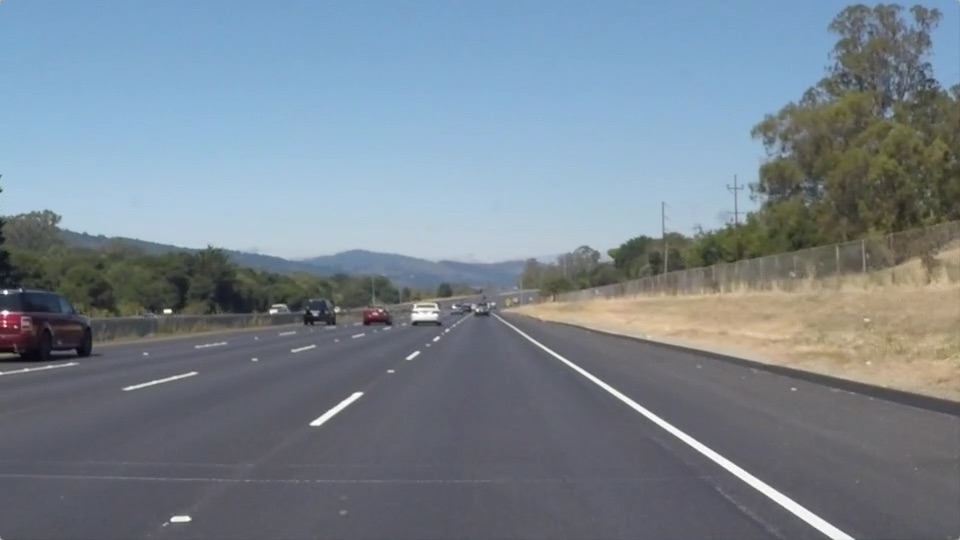
#> input picture datas/land-line/solidWhiteRight.jpg, 960 x 540 px
$ python -i right-white-line.py   (imports and definitions only)
#> lines starting #> are read from the running program, lines starting #| are printed output that depends on the picture; after the words box and inside, x2 and y2 are one past the last pixel; in counts of white or black regions, pixels touching at a corner belong together
#> further down, picture is the input picture: shape (540, 960, 3); mean B, G, R 143.7, 132.6, 120.3
#coding:utf-8
import matplotlib.pyplot as plt
import matplotlib.image as mpimg
import numpy as np
import cv2
import math

#reading in an image
# [6 lines not run here, left out]

'''
Some OpenCV functions (beyond those introduced in the lesson) that might be useful for this project are:

cv2.inRange() for color selection
cv2.fillPoly() for regions selection
cv2.line() to draw lines on an image given endpoints
cv2.addWeighted() to coadd / overlay two images cv2.cvtColor() to grayscale or change color cv2.imwrite() to output images to file
cv2.bitwise_and() to apply a mask to an image

Check out the OpenCV documentation to learn about these and discover even more awesome functionality!
'''

# [6 lines left out: function grayscale, not called in this run]

def canny(img, low_threshold, high_threshold):
    """Applies the Canny transform"""
    return cv2.Canny(img, low_threshold, high_threshold)

def gaussian_blur(img, kernel_size):
    """Applies a Gaussian Noise kernel"""
    return cv2.GaussianBlur(img, (kernel_size, kernel_size), 0)

# [172 lines left out: functions region_of_interest, draw_lines, hough_lines, weighted_img, not called in this run]


def filter_colors(image):
    """
    Filter the image to include only yellow and white pixels
    """
    # Filter white pixels
    white_threshold = 200
    lower_white = np.array([white_threshold, white_threshold, white_threshold])
    upper_white = np.array([255, 255, 255])
    white_mask = cv2.inRange(image, lower_white, upper_white)
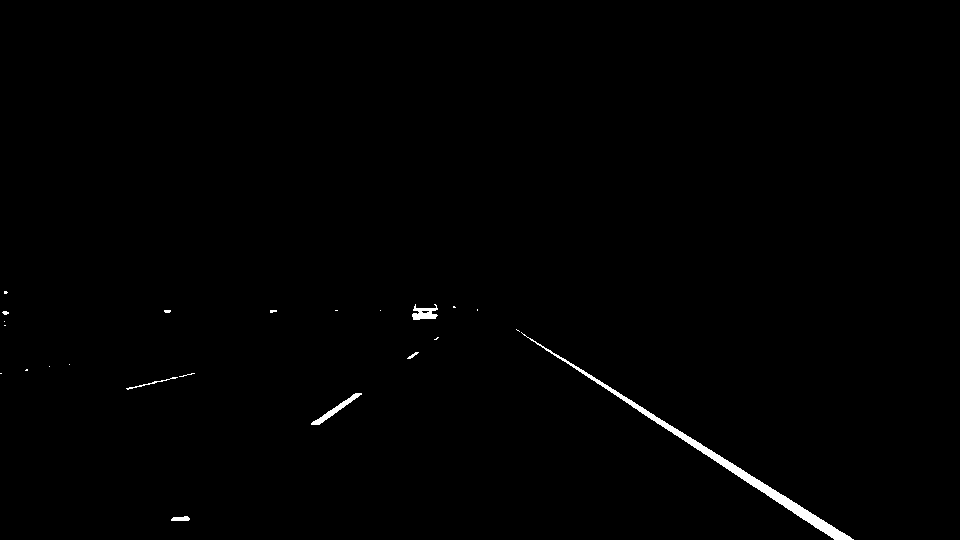
#> white_mask: shape (540, 960); 0.62% white; 23 white regions (16 under 20 px), largest, box (x1, y1, x2, y2) and area: (521, 332, 854, 540) 2350, (311, 393, 362, 425) 291, (412, 304, 438, 320) 247
    white_image = cv2.bitwise_and(image, image, mask=white_mask)

    # Filter yellow pixels
    hsv = cv2.cvtColor(image, cv2.COLOR_BGR2HSV)
#> hsv: shape (540, 960, 3); mean H, S, V 95, 51.9, 149.2
    lower_yellow = np.array([90,100,100])
    upper_yellow = np.array([110,255,255])
    yellow_mask = cv2.inRange(hsv, lower_yellow, upper_yellow)
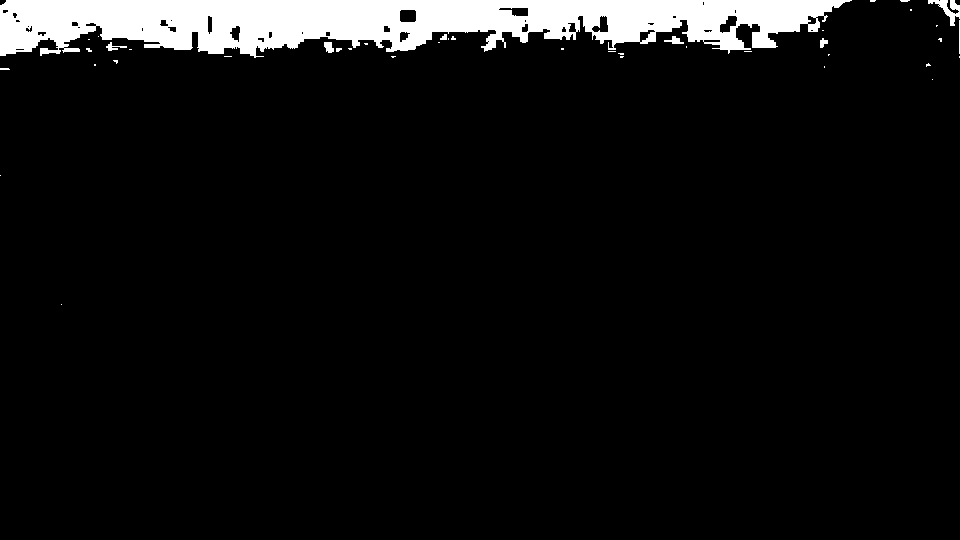
#> yellow_mask: shape (540, 960); 6.5% white; 42 white regions (34 under 20 px), largest, box (x1, y1, x2, y2) and area: (0, 0, 852, 58) 32610, (928, 0, 960, 26) 311, (324, 42, 334, 53) 82
    yellow_image = cv2.bitwise_and(image, image, mask=yellow_mask)
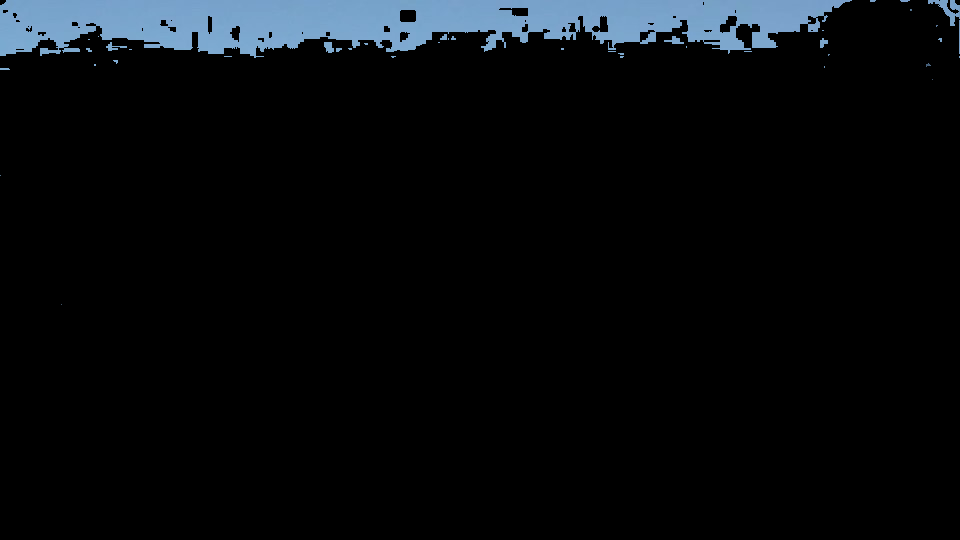
#> yellow_image: shape (540, 960, 3); mean B, G, R 13.2, 10.6, 7.9

    # Combine the two above images
    image2 = cv2.addWeighted(white_image, 1., yellow_image, 1., 0.)

    return image2

# [2 lines not run here, left out]

>>> import cv2
>>> picture = cv2.imread('../../../../datas/land-line/solidWhiteRight.jpg')
>>> result = filter_colors(picture)
